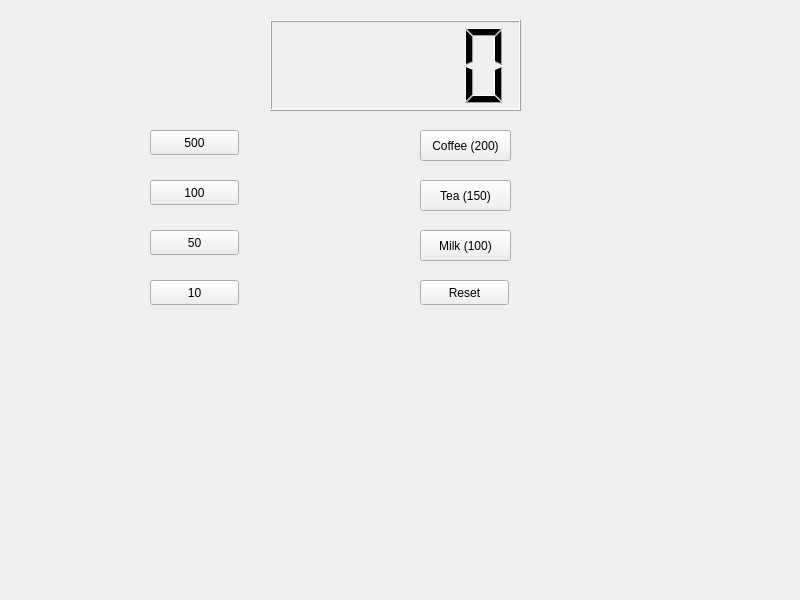
<?xml version="1.0" encoding="UTF-8"?>
<ui version="4.0">
 <class>Widget</class>
 <widget class="QWidget" name="Widget">
  <property name="geometry">
   <rect>
    <x>0</x>
    <y>0</y>
    <width>800</width>
    <height>600</height>
   </rect>
  </property>
  <property name="windowTitle">
   <string>Widget</string>
  </property>
  <widget class="QLCDNumber" name="lcdNumber">
   <property name="geometry">
    <rect>
     <x>270</x>
     <y>20</y>
     <width>251</width>
     <height>91</height>
    </rect>
   </property>
  </widget>
  <widget class="QPushButton" name="pbCoin500">
   <property name="geometry">
    <rect>
     <x>150</x>
     <y>130</y>
     <width>89</width>
     <height>25</height>
    </rect>
   </property>
   <property name="text">
    <string>500</string>
   </property>
  </widget>
  <widget class="QPushButton" name="pbCoin100">
   <property name="geometry">
    <rect>
     <x>150</x>
     <y>180</y>
     <width>89</width>
     <height>25</height>
    </rect>
   </property>
   <property name="text">
    <string>100</string>
   </property>
  </widget>
  <widget class="QPushButton" name="pbCoin50">
   <property name="geometry">
    <rect>
     <x>150</x>
     <y>230</y>
     <width>89</width>
     <height>25</height>
    </rect>
   </property>
   <property name="text">
    <string>50</string>
   </property>
  </widget>
  <widget class="QPushButton" name="pbCoin10">
   <property name="geometry">
    <rect>
     <x>150</x>
     <y>280</y>
     <width>89</width>
     <height>25</height>
    </rect>
   </property>
   <property name="text">
    <string>10</string>
   </property>
  </widget>
  <widget class="QPushButton" name="pbCoffee">
   <property name="geometry">
    <rect>
     <x>420</x>
     <y>130</y>
     <width>91</width>
     <height>31</height>
    </rect>
   </property>
   <property name="text">
    <string>Coffee (200)</string>
   </property>
  </widget>
  <widget class="QPushButton" name="pbTea">
   <property name="geometry">
    <rect>
     <x>420</x>
     <y>180</y>
     <width>91</width>
     <height>31</height>
    </rect>
   </property>
   <property name="text">
    <string>Tea (150)</string>
   </property>
  </widget>
  <widget class="QPushButton" name="pbMilk">
   <property name="geometry">
    <rect>
     <x>420</x>
     <y>230</y>
     <width>91</width>
     <height>31</height>
    </rect>
   </property>
   <property name="text">
    <string>Milk (100)</string>
   </property>
  </widget>
  <widget class="QPushButton" name="pbReset">
   <property name="geometry">
    <rect>
     <x>420</x>
     <y>280</y>
     <width>89</width>
     <height>25</height>
    </rect>
   </property>
   <property name="text">
    <string>Reset</string>
   </property>
  </widget>
 </widget>
 <resources/>
 <connections/>
</ui>
